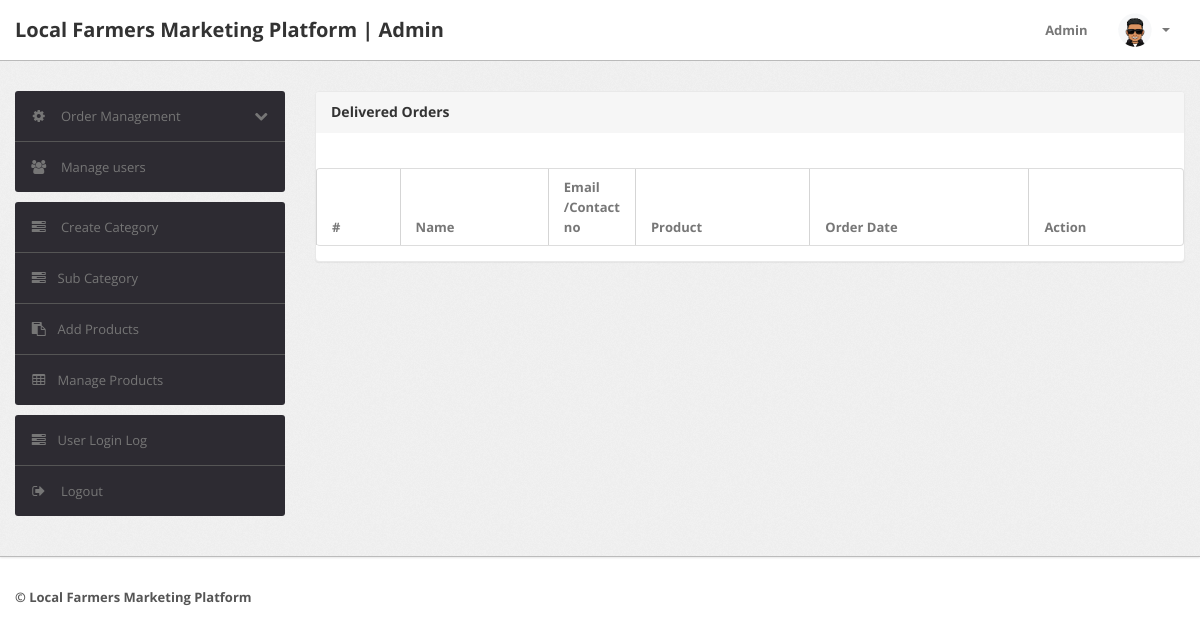
The app's page /delivered-orders.php (signed in), older data.
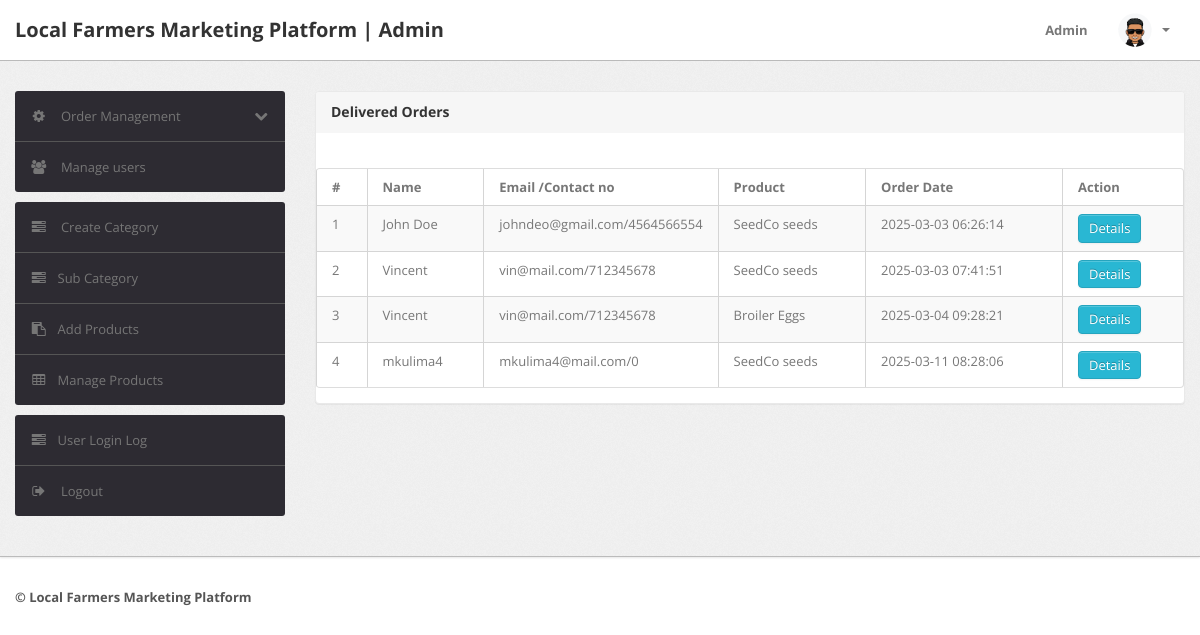
The same page, newer data.
### tables this page shows
CREATE TABLE `orders` (
  `id` int(11) NOT NULL,
  `userId` int(11) DEFAULT NULL,
  `productId` varchar(255) DEFAULT NULL,
  `quantity` int(11) DEFAULT NULL,
  `orderDate` timestamp NOT NULL DEFAULT current_timestamp(),
  `paymentMethod` varchar(50) DEFAULT NULL,
  `orderStatus` varchar(55) DEFAULT NULL
);

CREATE TABLE `users` (
  `id` int(11) NOT NULL,
  `name` varchar(255) DEFAULT NULL,
  `email` varchar(255) DEFAULT NULL,
  `contactno` bigint(11) DEFAULT NULL,
  `password` varchar(255) DEFAULT NULL,
  `shippingAddress` longtext DEFAULT NULL,
  `shippingState` varchar(255) DEFAULT NULL,
  `shippingCity` varchar(255) DEFAULT NULL,
  `shippingPincode` int(11) DEFAULT NULL,
  `billingAddress` longtext DEFAULT NULL,
  `billingState` varchar(255) DEFAULT NULL,
  `billingCity` varchar(255) DEFAULT NULL,
  `billingPincode` int(11) DEFAULT NULL,
  `regDate` timestamp NOT NULL DEFAULT current_timestamp(),
  `updationDate` varchar(255) DEFAULT NULL
);

CREATE TABLE `products` (
  `id` int(11) NOT NULL,
  `category` int(11) NOT NULL,
  `subCategory` int(11) DEFAULT NULL,
  `productName` varchar(255) DEFAULT NULL,
  `productCompany` varchar(255) DEFAULT NULL,
  `productPrice` int(11) DEFAULT NULL,
  `productPriceBeforeDiscount` int(11) DEFAULT NULL,
  `productDescription` longtext DEFAULT NULL,
  `productImage1` varchar(255) DEFAULT NULL,
  `productImage2` varchar(255) DEFAULT NULL,
  `productImage3` varchar(255) DEFAULT NULL,
  `shippingCharge` int(11) DEFAULT NULL,
  `productAvailability` varchar(255) DEFAULT NULL,
  `postingDate` timestamp NULL DEFAULT current_timestamp(),
  `updationDate` varchar(255) DEFAULT NULL,
  `user_id` int(11) DEFAULT NULL
);

### delivered-orders.php (the view, shortened to what this page needs)
<?php
include('include/config.php');
if(strlen($_SESSION['alogin'])==0)
	{
header('location:index.php');
}
else{
?>
<!DOCTYPE html>
<html lang="en">
<head>
	<link type="text/css" href="bootstrap/css/bootstrap.min.css" rel="stylesheet">
	<link type="text/css" href="bootstrap/css/bootstrap-responsive.min.css" rel="stylesheet">
	<link type="text/css" href="css/theme.css" rel="stylesheet">
	<link type="text/css" href="images/icons/css/font-awesome.css" rel="stylesheet">
</head>
<body>
<?php include('include/header.php');?>
	<div class="wrapper">
		<div class="container">
			<div class="row">
<?php include('include/sidebar.php');?>
			<div class="span9">
					<div class="content">
	<div class="module">
							<div class="module-head">
								<h3>Delivered Orders</h3>
							</div>
							<div class="module-body table">
									<br />
								<table cellpadding="0" cellspacing="0" border="0" class="datatable-1 table table-bordered table-striped	 display table-responsive" >
									<thead>
										<tr>
											<th>#</th>
											<th> Name</th>
											<th width="50">Email /Contact no</th>
											<th>Product </th>
											<th>Order Date</th>
											<th>Action</th>
										</tr>
									</thead>
<tbody>
<?php
$st='Delivered';
$query=mysqli_query($con,"select users.name as username,users.email as useremail,users.contactno as usercontact,users.shippingAddress as shippingaddress,users.shippingCity as shippingcity,users.shippingState as shippingstate,users.shippingPincode as shippingpincode,products.productName as productname,products.shippingCharge as shippingcharge,orders.quantity as quantity,orders.orderDate as orderdate,products.productPrice as productprice,orders.id as id  from orders join users on  orders.userId=users.id join products on products.id=orders.productId where orders.orderStatus='$st'");
$cnt=1;
while($row=mysqli_fetch_array($query))
{
?>
									<tr>
											<td><?php echo htmlentities($cnt);?></td>
											<td><?php echo htmlentities($row['username']);?></td>
											<td><?php echo htmlentities($row['useremail']);?>/<?php echo htmlentities($row['usercontact']);?></td>
											<td><?php echo htmlentities($row['productname']);?></td>
											<td><?php echo htmlentities($row['orderdate']);?></td>
											<td>    <a href="order-details.php?oid=<?php echo htmlentities($row['id']);?>" title="Order Details" target="_blank" class="btn btn-info">Details</a>
											</td>
											</tr>
										<?php $cnt=$cnt+1; } ?>
										</tbody>
								</table>
							</div>
						</div>
					</div>
				</div>
			</div>
		</div>
	</div>
<?php include('include/footer.php');?>
</body>
<?php } ?>

Row changes from the older to the newer data that the page shows:
now on this page (row edited): orders: userId.name "John Doe", userId.email "johndeo@gmail.com", userId.contactno "4564566554", productId.productName "SeedCo seeds", orderDate "2025-03-03 06:26:14"
now on this page (row edited): orders: userId.name "Vincent", userId.email "vin@mail.com", userId.contactno "712345678", productId.productName "SeedCo seeds", orderDate "2025-03-03 07:41:51"
added orders: userId.name "Vincent", userId.email "vin@mail.com", userId.contactno "712345678", productId.productName "Broiler Eggs", orderDate "2025-03-04 09:28:21"
added orders: userId.name "mkulima4", userId.email "mkulima4@mail.com", userId.contactno "0", productId.productName "SeedCo seeds", orderDate "2025-03-11 08:28:06"
